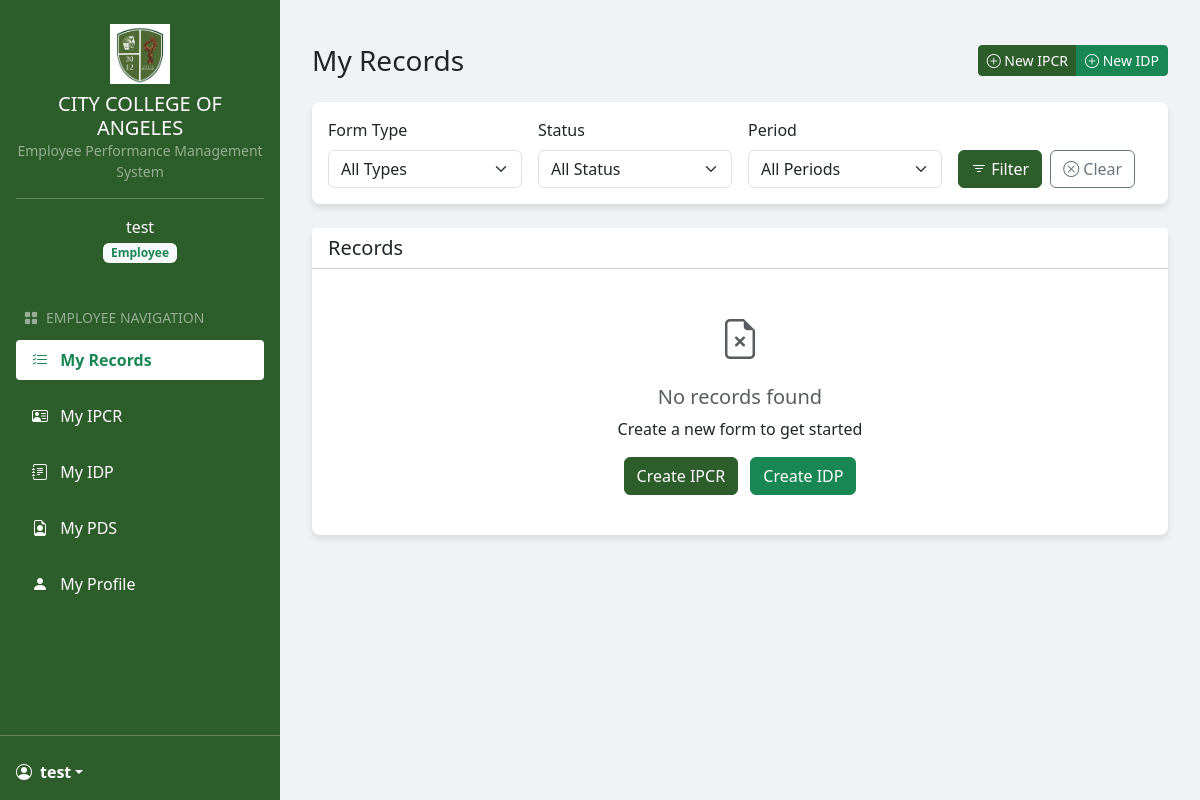
Page /records.php (signed in) on the earlier database version.
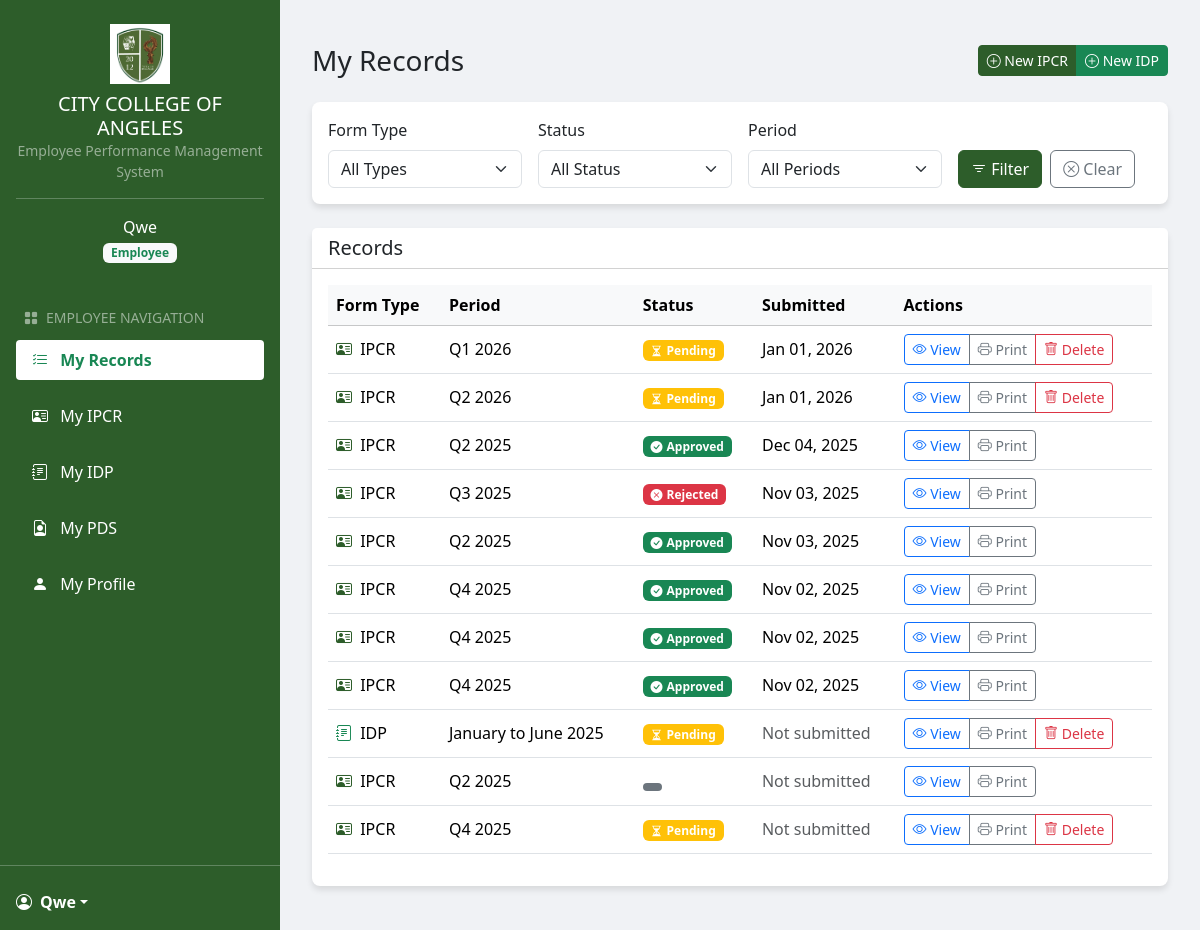
Same page on the later database version.
### tables this page shows
CREATE TABLE `records` (
  `id` int(11) NOT NULL,
  `user_id` int(11) NOT NULL,
  `form_type` enum('DPCR','IPCR','IDP') NOT NULL,
  `period` varchar(255) NOT NULL,
  `content` longtext DEFAULT NULL,
  `status` enum('Draft','Pending','Approved','Rejected') NOT NULL DEFAULT 'Draft',
  `date_submitted` timestamp NULL DEFAULT NULL,
  `reviewed_by` int(11) DEFAULT NULL,
  `date_reviewed` timestamp NULL DEFAULT NULL,
  `comments` text DEFAULT NULL,
  `computation_type` enum('Type1','Type2') DEFAULT 'Type1',
  `feedback` varchar(255) DEFAULT NULL,
  `confidential_remarks` varchar(255) DEFAULT NULL,
  `position` varchar(255) NOT NULL
);

### records.php (the view, shortened to what the changed rows need)
<?php
include_once('includes/header.php');
$host = "localhost";
$username = "root";
$password = "";
$database = "epms_db";
$conn = new mysqli($host, $username, $password, $database);
$user_id = $_SESSION['user_id'];
$user_role = $_SESSION['user_role'];
$params = [];
$types = "";
if ($user_role == 'regular_employee') {
    $sql = "SELECT r.*, u.name as employee_name
            FROM records r
            JOIN users u ON r.user_id = u.id
            WHERE r.user_id = ?
            ORDER BY r.date_submitted DESC, r.id DESC";
    $params[] = $user_id;
    $types .= "i";
} elseif ($user_role == 'president') {
    $sql = "SELECT r.*, u.name as employee_name, d.name as department_name
            FROM records r
            JOIN users u ON r.user_id = u.id
            LEFT JOIN departments d ON u.department_id = d.id
            ORDER BY r.date_submitted DESC, r.id DESC";
} elseif ($user_role == 'admin') {
    $sql = "SELECT r.*, u.name as employee_name, d.name as department_name
            FROM records r
            JOIN users u ON r.user_id = u.id
            LEFT JOIN departments d ON u.department_id = d.id
            ORDER BY r.date_submitted DESC, r.id DESC";
}
$stmt = $conn->prepare($sql);
if (!empty($params)) {
    $stmt->bind_param($types, ...$params);
}
$stmt->execute();
$records_result = $stmt->get_result();
$filter_type = isset($_GET['type']) ? $_GET['type'] : "all";
$filter_status = isset($_GET['status']) ? $_GET['status'] : "all";
$filter_period = isset($_GET['period']) ? $_GET['period'] : "all";
if ($filter_type != "all" || $filter_status != "all" || $filter_period != "all") {
    $filtered_records = [];
    while ($record = $records_result->fetch_assoc()) {
        $include = true;
        if ($filter_type != "all" && $record['form_type'] != $filter_type) {
            $include = false;
        }
        if ($filter_status != "all" && $record['status'] != $filter_status) {
            $include = false;
        }
        if ($filter_period != "all" && $record['period'] != $filter_period) {
            $include = false;
        }
        if ($include) {
            $filtered_records[] = $record;
        }
    }
} else {
    $filtered_records = [];
    while ($record = $records_result->fetch_assoc()) {
        $filtered_records[] = $record;
    }
}
?>
<div class="container-fluid py-4">
    <div class="d-flex justify-content-between align-items-center mb-4">
        <h1 class="h3 mb-0">My Records</h1>
    </div>
    <div class="card">
        <div class="card-body">
            <div class="table-responsive">
                <?php if (count($filtered_records) > 0): ?>
                <table class="table table-hover align-middle">
                    <thead class="table-light">
                        <tr>
                            <th>Form Type</th>
                            <th>Period</th>
                            <th>Status</th>
                            <th>Submitted</th>
                            <th>Actions</th>
                        </tr>
                    </thead>
                    <tbody>
                        <?php foreach ($filtered_records as $record): ?>
                        <tr>
                            <td>
                                <?php
                                $icon_class = '';
                                switch ($record['form_type']) {
                                    case 'IPCR':
                                        $icon_class = 'bi-person-vcard text-primary';
                                        break;
                                    case 'IDP':
                                        $icon_class = 'bi-journal-text text-success';
                                        break;
                                }
                                ?>
                                <i class="bi <?php echo $icon_class; ?> me-1"></i>
                                <?php echo $record['form_type']; ?>
                            </td>
                            <td><?php echo htmlspecialchars($record['period']); ?></td>
                            <td>
                                <?php
                                $status_badge = 'secondary';
                                $status_icon = '';
                                switch ($record['status']) {
                                    case 'Approved':
                                        $status_badge = 'success';
                                        $status_icon = 'bi-check-circle-fill';
                                        break;
                                    case 'Pending':
                                        $status_badge = 'warning';
                                        $status_icon = 'bi-hourglass-split';
                                        break;
                                    case 'Rejected':
                                        $status_badge = 'danger';
                                        $status_icon = 'bi-x-circle-fill';
                                        break;
                                }
                                ?>
                                <span class="badge bg-<?php echo $status_badge; ?> d-flex align-items-center d-inline-flex">
                                    <i class="bi <?php echo $status_icon; ?> me-1"></i>
                                    <?php echo $record['status']; ?>
                                </span>
                            </td>
                            <td>
                                <?php if ($record['date_submitted']): ?>
                                    <?php echo date('M d, Y', strtotime($record['date_submitted'])); ?>
                                <?php else: ?>
                                    <span class="text-muted">Not submitted</span>
                                <?php endif; ?>
                            </td>
                            <td>
                                <div class="btn-group">
                                    <a href="view_record.php?id=<?php echo $record['id']; ?>" class="btn btn-sm btn-outline-primary">
                                        <i class="bi bi-eye"></i> View
                                    </a>
                                    <a href="print_record.php?id=<?php echo $record['id']; ?>" class="btn btn-sm btn-outline-secondary">
                                        <i class="bi bi-printer"></i> Print
                                    </a>
                                    <?php if (($record['status'] == 'Draft' || $record['status'] == 'Pending') &&
                                                     ($record['user_id'] == $user_id || $user_role == 'admin')): ?>
                                    <button type="button" class="btn btn-sm btn-outline-danger" data-bs-toggle="modal" data-bs-target="#deleteModal<?php echo $record['id']; ?>">
                                        <i class="bi bi-trash"></i> Delete
                                    </button>
                                    <?php endif; ?>
                                </div>
                            </td>
                        </tr>
                        <?php endforeach; ?>
                    </tbody>
                </table>
                <?php else: ?>
                <div class="text-center py-4">
                    <div class="mb-3">
                        <i class="bi bi-file-earmark-x fs-1 text-muted"></i>
                    </div>
                    <h5 class="text-muted">No records found</h5>
                    <p>
                        <?php if ($user_role == 'regular_employee' || $user_role == 'department_head'): ?>
                            Create a new form to get started
                        <?php else: ?>
                            No records match your filter criteria
                        <?php endif; ?>
                    </p>
                    <?php if ($user_role == 'regular_employee'): ?>
                    <div class="mt-3">
                        <a href="ipcr.php?action=new" class="btn btn-primary me-2">Create IPCR</a>
                        <a href="idp.php?action=new" class="btn btn-success">Create IDP</a>
                    </div>
                    <?php endif; ?>
                </div>
                <?php endif; ?>
            </div>
        </div>
    </div>
</div>
<?php
include_once('includes/footer.php');
?>

### includes/sidebar.php (shortened to what the changed rows need)
<?php
$current_page = basename($_SERVER['PHP_SELF']);
$base_path = '';
$is_admin_section = (strpos($current_page, 'admin/') !== false || strpos($_SERVER['PHP_SELF'], '/admin/') !== false);
if ($is_admin_section) {
    $base_path = '../';
    $admin_path = '';
} else {
    $base_path = '';
}
$menu_items = [];
switch ($_SESSION['user_role']) {
    case 'regular_employee':
        $menu_items = [
            ['icon' => 'bi bi-list-check', 'title' => 'My Records', 'url' => $base_path . 'records.php', 'active' => ($current_page == 'records.php')],
            ['icon' => 'bi bi-person-vcard', 'title' => 'My IPCR', 'url' => $base_path . 'ipcr.php', 'active' => ($current_page == 'ipcr.php')],
            ['icon' => 'bi bi-journal-text', 'title' => 'My IDP', 'url' => $base_path . 'idp.php', 'active' => ($current_page == 'idp.php')],
            ['icon' => 'bi bi-file-earmark-person', 'title' => 'My PDS', 'url' => $base_path . 'pdsT2.php', 'active' => ($current_page == 'pdsT2.php')],
            ['icon' => 'bi bi-person-fill', 'title' => 'My Profile', 'url' => $base_path . 'profile.php', 'active' => ($current_page == 'profile.php')]
        ];
        break;
}
?>
<div class="sidebar" id="sidebar">
    <div class="d-flex flex-column h-100">
        <div class="text-center text-white p-3" style="background-color: #2d5d2a;">
            <img src="<?php echo $is_admin_section ? '../' : ''; ?>images/CCA.jpg" alt="College Logo" class="sidebar-logo my-2" style="width: 60px; height: auto;">
            <h5 class="mb-0">CITY COLLEGE OF ANGELES</h5>
            <div class="small text-white-50 mb-3">Employee Performance Management System</div>
            <hr class="border-light opacity-25 mt-2 mb-3">
            <div class="user-info mb-2">
                <div class="user-name"><?php echo htmlspecialchars($_SESSION['user_name']); ?></div>
                <div class="badge bg-light text-success mt-1">
                    <?php
                    $role_display = "User";
                    switch ($_SESSION['user_role']) {
                        case 'regular_employee':
                            $role_display = "Employee";
                            break;
                    }
                    echo $role_display;
                    ?>
                </div>
            </div>
        </div>
        <div class="nav-menu flex-grow-1 px-2 py-2" style="background-color: #2d5d2a;">
            <ul class="nav nav-pills flex-column">
                <?php
                if ($_SESSION['user_role'] === 'admin'): ?>
                    <li class="text-white-50 small px-3 py-1 mt-2"><i class="bi bi-grid-fill me-2"></i>ADMIN NAVIGATION</li>
                <?php elseif ($_SESSION['user_role'] === 'president'): ?>
                    <li class="text-white-50 small px-3 py-1 mt-2"><i class="bi bi-grid-fill me-2"></i>PRESIDENT NAVIGATION</li>
                <?php elseif ($_SESSION['user_role'] === 'department_head'): ?>
                    <li class="text-white-50 small px-3 py-1 mt-2"><i class="bi bi-grid-fill me-2"></i>DEPARTMENT HEAD NAVIGATION</li>
                <?php else: ?>
                    <li class="text-white-50 small px-3 py-1 mt-2"><i class="bi bi-grid-fill me-2"></i>EMPLOYEE NAVIGATION</li>
                <?php endif; ?>
                <?php foreach ($menu_items as $item): ?>
                    <li class="nav-item my-1">
                        <a href="<?php echo $item['url']; ?>" class="nav-link <?php echo $item['active'] ? 'active bg-white text-success' : 'text-white'; ?>">
                            <i class="<?php echo $item['icon']; ?> me-2"></i>
                            <?php echo $item['title']; ?>
                        </a>
                    </li>
                <?php endforeach; ?>
            </ul>
        </div>
        <div class="mt-auto" style="background-color: #2d5d2a;">
            <hr class="border-light opacity-25 mb-2">
            <div class="dropdown p-3">
                <a href="#" class="d-flex align-items-center text-white text-decoration-none dropdown-toggle" id="dropdownUser" data-bs-toggle="dropdown" aria-expanded="false">
                    <i class="bi bi-person-circle me-2"></i>
                    <strong><?php echo htmlspecialchars($_SESSION['user_name']); ?></strong>
                </a>
            </div>
        </div>
    </div>
</div>

Differences in the rows shown:
added records: form_type "IPCR", period "Q1 2026", status "Pending", date_submitted "Jan 01, 2026"
added records: form_type "IPCR", period "Q2 2026", status "Pending", date_submitted "Jan 01, 2026"
added records: form_type "IPCR", period "Q2 2025", status "Approved", date_submitted "Dec 04, 2025"
added records: form_type "IPCR", period "Q3 2025", status "Rejected", date_submitted "Nov 03, 2025"
added records: form_type "IPCR", period "Q2 2025", status "Approved", date_submitted "Nov 03, 2025"
added records: form_type "IPCR", period "Q4 2025", status "Approved", date_submitted "Nov 02, 2025"
added records: form_type "IPCR", period "Q4 2025", status "Approved", date_submitted "Nov 02, 2025"
added records: form_type "IPCR", period "Q4 2025", status "Approved", date_submitted "Nov 02, 2025"
added records: form_type "IDP", period "January to June 2025", status "Pending", shows "Not submitted"
added records: form_type "IPCR", period "Q2 2025", shows "Not submitted"
added records: form_type "IPCR", period "Q4 2025", status "Pending", shows "Not submitted"
Other differences:
$_SESSION['user_name']: "test" → "Qwe"
text no longer shown: "No records found Create a new form to get started Create IPCR Create IDP"
text now shown: "Form Type Period Status Submitted Actions"
